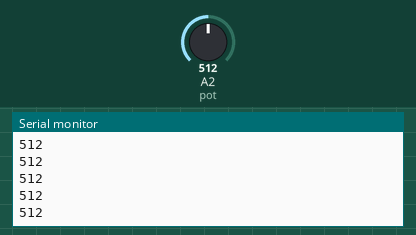
This sketch was run on a simulated Arduino Uno, built with avr-gcc and run on an emulated ATmega328P. Shown: the last lines printed to the serial monitor. The inputs (shaded band) are chosen by the test bench; at power-on: A2 (pot) = 512.

Above: at 1.2 s.
1.3 s: A2 (pot) set to 716
At 2.3 s:
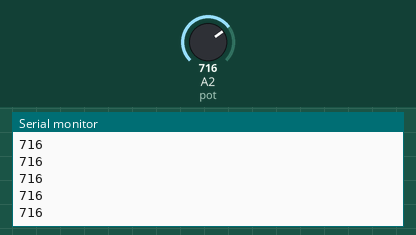
2.8 s: A2 (pot) set to 900
At 3.5 s:
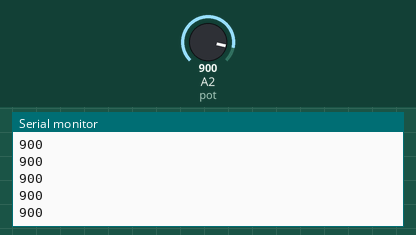
Timing chart, 0 to 5.8 s (numbered marks = the images above; inputs shaded):
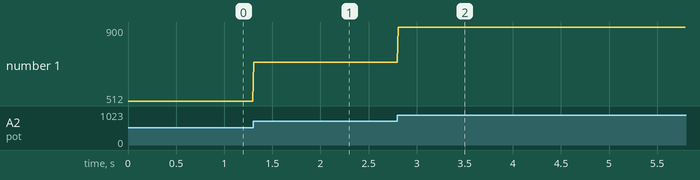

The sketch:

sketch.ino
```cpp
#define pot 2

#define buzzer 12

void setup() {

  Serial.begin(115200);


}

void loop() {

  int po=analogRead(pot);

  Serial.println(po);

  if(po > 2000){

    digitalWrite(buzzer, HIGH);

  }else{

    digitalWrite(buzzer, LOW);

  }

  delay(10);

}

 
```

Measured:
- after the input at 1.3 s, the serial monitor: prints a new line at once (image 1)
- after the input at 2.8 s, the serial monitor: prints a new line at once (image 2)
- plotted number 1: 512 → 716 after the input at 1.3 s, 716 → 900 after the input at 2.8 s
